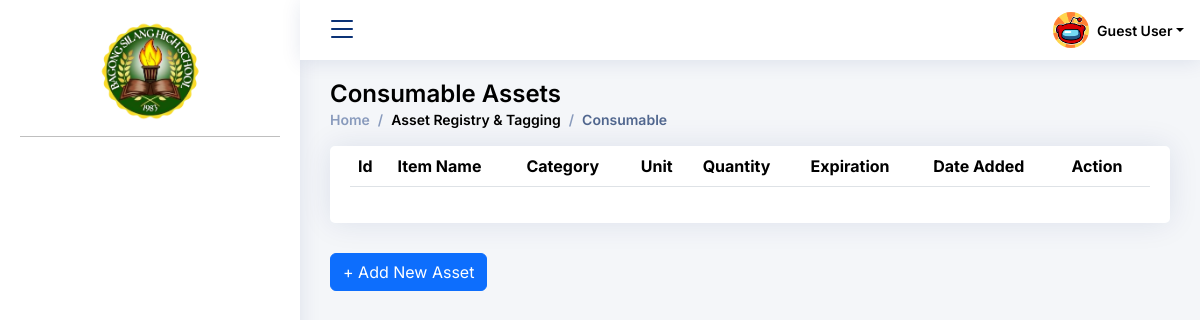
Page /User_Admin/asset_registry_module/consumable/consumable.php on the earlier database version.
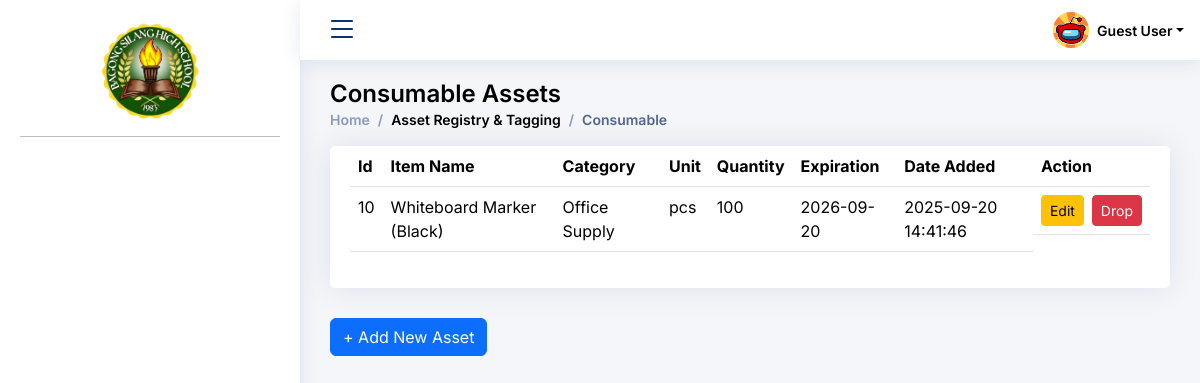
Same page on the later database version.
### tables this page shows
CREATE TABLE `bcp_sms4_consumable` (
  `id` int NOT NULL AUTO_INCREMENT,
  `item_id` int NOT NULL,
  `unit` varchar(50) NOT NULL,
  `quantity` int NOT NULL,
  `status` enum('Available','Low-Stock','Out-of-Stock','Expired') DEFAULT 'Available',
  `expiration` date NOT NULL,
  `date_received` datetime NOT NULL,
  PRIMARY KEY (`id`),
  KEY `fk_consumable_item` (`item_id`),
  CONSTRAINT `fk_consumable_item` FOREIGN KEY (`item_id`) REFERENCES `bcp_sms4_items` (`item_id`)
);

CREATE TABLE `bcp_sms4_items` (
  `item_id` int NOT NULL AUTO_INCREMENT,
  `item_name` varchar(100) NOT NULL,
  `category` varchar(50) NOT NULL,
  `item_type` enum('Asset','Consumable') NOT NULL,
  `unit` varchar(50) NOT NULL,
  PRIMARY KEY (`item_id`)
);

### User_Admin/asset_registry_module/consumable/list_assets.php (the view, shortened to what this page needs)
<?php
include "edit_botton_list.php";
include "delete_asset.php";
$result = $conn->query("
    SELECT
        c.id,
        c.item_id,
        c.unit,
        c.quantity,
        c.status,
        c.expiration,
        c.date_received,
        i.item_name,
        i.category
    FROM bcp_sms4_consumable c
    JOIN bcp_sms4_items i ON c.item_id = i.item_id
    ORDER BY c.id DESC
");
?>
<!DOCTYPE html>
<html>
<head>
</head>
<body>
<section class="section">
  <div class="row">
    <div class="col-lg-12">
      <div class="card">
        <div class="card-body">
          <table class="table datatable">
            <thead>
              <tr>
                <th>Id</th>
                <th>Item Name</th>
                <th>Category</th>
                <th>Unit</th>
                <th>Quantity</th>
                <th>Expiration</th>
                <th>Date Added</th>
                <th>Action</th>
              </tr>
            </thead>
            <tbody>
            <?php while($row = $result->fetch_assoc()): ?>
              <tr>
                <td><?= $row['id'] ?></td>
                <td><?= htmlspecialchars($row['item_name']) ?></td>
                <td><?= htmlspecialchars($row['category']) ?></td>
                <td><?= htmlspecialchars($row['unit']) ?></td>
                <td><?= $row['quantity'] ?></td>
                <td><?= $row['expiration'] ?? 'N/A' ?></td>
                <td><?= $row['date_received'] ?></td>
                <td style="display:flex; gap:8px;">
                  <button type="button" class="btn btn-warning btn-sm"
                    data-id="<?= $row['id'] ?>"
                    data-item_id="<?= $row['item_id'] ?>"
                    data-quantity="<?= $row['quantity'] ?>"
                    data-expiration="<?= $row['expiration'] ?>"
                    onclick="openEditModal(this)">
                    Edit
                  </button>
                  <form method="POST" action="delete_asset.php" style="margin:0;" onsubmit="return confirmDelete(this);">
                    <button type="submit" class="btn btn-danger btn-sm">Drop</button>
                  </form>
                </td>
              </tr>
            <?php endwhile; ?>
          </tbody>
          </table>
        </div>
      </div>
    </div>
  </div>
</section>
<button type="button" class="btn btn-primary mb-3" onclick="openModal('registerAssetModal')">
  + Add New Asset
</button>
<link rel="stylesheet" href="../../assets/css/toast.css">
</body>
</html>

Differences in the rows shown:
added bcp_sms4_consumable: id "10", item.item_name "Whiteboard Marker (Black)", item.category "Office Supply", unit "pcs", quantity "100", expiration "2026-09-20", date_received "2025-09-20 14:41:46"
